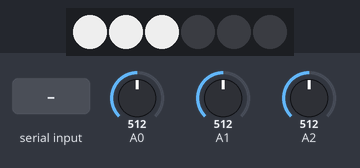
A sketch run on a simulated Arduino Uno, built with avr-gcc and run on an emulated ATmega328P. On the bench: 6 RGB LEDs in strip order, left to right. Inputs (shaded band) come from the test bench; at power-on: A0 = 512, A1 = 512, A2 = 512. What the sketch prints to the serial monitor is not drawn.

Above: at 1.2 s.
1.3 s: "H" received over Serial
At 2.1 s:
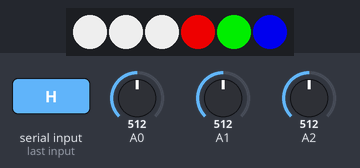
2.8 s: "L" received over Serial
At 3.3 s:
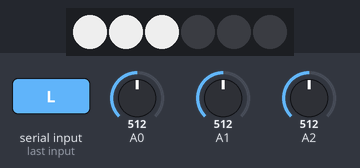
Timing chart, 0 to 5.8 s (numbered marks = the images above; inputs shaded):
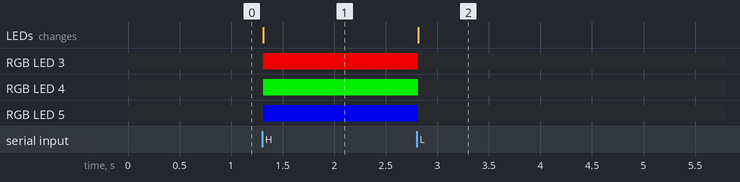

The sketch:

cap-first-test.ino
```cpp
#include <Adafruit_NeoPixel.h>
#ifdef __AVR__
  #include <avr/power.h>
#endif

//define the digital pin that the LED strip is connected to
#define PIN 17

Adafruit_NeoPixel strip = Adafruit_NeoPixel(6, PIN, NEO_GRB + NEO_KHZ800);

int incomingByte;      // a variable to read incoming serial data into
int val[3];            // array 6 sensors total


void setup() {
  // put your setup code here, to run once:
  strip.begin(); //we always need to do this
  strip.show(); // Initialize all pixels to 'off'

  Serial.begin(9600);      // initialize serial communication
  //pinMode(ledPin, OUTPUT); //initialize theLED pin as an output
}

void loop() {
  // read analog inputs one by one and send them to max
  strip.setPixelColor(0, 200, 200, 200);
  strip.setPixelColor(1, 200, 200, 200);
  strip.setPixelColor(2, 200, 200, 200);
  strip.show();

  for(int i = 0; i < 3; i++)
  {
    val[i] = analogRead(i);
    Serial.print(val[i]);
    Serial.print(" ");
  }
  Serial.println();
  delay(10);

  //see if there's incoming serial data
  if(Serial.available() > 0)
  {
    //read the oldest byte in the serial buffer:
    incomingByte = Serial.read();
    //cup 1 on
    if(incomingByte == 'H')
    {
      strip.setPixelColor(3, 200, 0, 0);
      strip.show();
    }
    //if it's an L (ASCII 76) turn off the LED: cup 1 off
    if(incomingByte == 'L')
    {
      strip.setPixelColor(3, 0, 0, 0);
      strip.show();
    }
    //cup 2 on
    if(incomingByte == 'H')
    {
      strip.setPixelColor(4, 0, 200, 0);
      strip.show();
    }
    //cup 2 off
    if(incomingByte == 'L')
    {
      strip.setPixelColor(4, 0, 0, 0);
      strip.show();
    }
    //cup 3 on
    if(incomingByte == 'H')
    {
      strip.setPixelColor(5, 0, 0, 200);
      strip.show();
    }
    //cup 3 off
    if(incomingByte == 'L')
    {
      strip.setPixelColor(5, 0, 0, 0);
      strip.show();
    }
  }
}
```

Measured:
- after the input at 1.3 s, RGB LED 3: off → RGB(200, 0, 0) at once; RGB LED 4: off → RGB(0, 200, 0) at once; RGB LED 5: off → RGB(0, 0, 200) at once; the LEDs: change at once (image 1)
- after the input at 2.8 s, RGB LED 3: RGB(200, 0, 0) → off at once; RGB LED 4: RGB(0, 200, 0) → off at once; RGB LED 5: RGB(0, 0, 200) → off at once; the LEDs: change at once (image 2)
